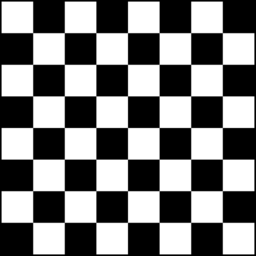
#> input picture testdata/1.png, 256 x 256 px, found by its file name
$ python main.py
#> lines starting #> are read from the running program, lines starting #| are printed output that depends on the picture
#> in main, img is the input picture: shape (256, 256, 3); min 0, max 255, mean 124.4
### python_src/HCD.py
import numpy as np
import cv2
import matplotlib.pyplot as plt


class Harris_corner_detector(object):
    def __init__(self, threshold):
        self.threshold = threshold

    def detect_harris_corners(self, img):
        ### TODO ####
        # Step 1: Smooth the image by Gaussian kernel
        # - Function: cv2.GaussianBlur (kernel = 3, sigma = 1.5)
        smooth = cv2.GaussianBlur(img, (3, 3), 1.5)
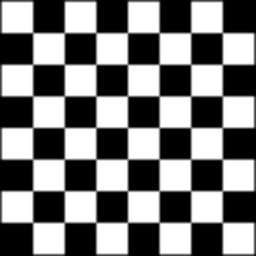
#> smooth: shape (256, 256) float64; min 0, max 255, mean 124.6; drawn with min black and max white

        # Step 2: Calculate Ix, Iy (1st derivative of image along x and y axis)
        # - Function: cv2.filter2D (kernel = [[1.,0.,-1.]] for Ix or [[1.],[0.],[-1.]] for Iy)
        kernel_x = np.array([[1, 0, -1]])
        kernel_y = np.array([[1.], [0.], [-1.]])
        Ix = cv2.filter2D(smooth, -1, kernel_x)
        Iy = cv2.filter2D(smooth, -1, kernel_y)
        print(img.shape)
#| (256, 256)
        print(smooth.shape)
#| (256, 256)
        print(Ix.shape)
#| (256, 256)

        # Step 3: Compute Ixx, Ixy, Iyy (Ixx = Ix*Ix, ...)
        Ixx = Ix * Ix
        Ixy = Ix * Iy
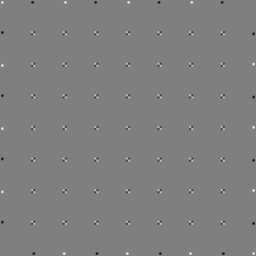
#> Ixy: shape (256, 256) float64; min -12639.6, max 12617.5, mean -1.9; drawn with min black and max white
        Iyy = Iy * Iy

        # Step 4: Compute Sxx, Sxy, Syy (weighted summation of Ixx, Ixy, Iyy in neighbor pixels)
        # - Function: cv2.GaussianBlur (kernel = 3, sigma = 1.)
        Sxx = cv2.GaussianBlur(Ixx, (3, 3), 1)
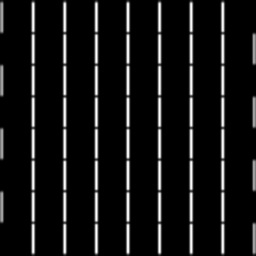
#> Sxx: shape (256, 256) float64; min 0, max 23037.5, mean 1876.7; drawn with min black and max white
        Sxy = cv2.GaussianBlur(Ixy, (3, 3), 1)
        Syy = cv2.GaussianBlur(Iyy, (3, 3), 1)
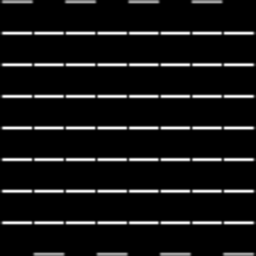
#> Syy: shape (256, 256) float64; min 0, max 23037.5, mean 1876.7; drawn with min black and max white

        # Step 5: Compute the det and trace of matrix M (M = [[Sxx, Sxy], [Sxy, Syy]])
        mt = np.stack((Sxx, Sxy), axis=2)
        mb = np.stack((Sxy, Syy), axis=2)
        M = np.stack((mt, mb), axis=2)

        M_det = np.array(np.linalg.det(M[:][:]))
        M_trace = np.array(np.trace(M, axis1=2, axis2=3))
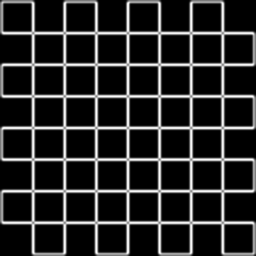
#> M_trace: shape (256, 256) float64; min 0, max 23233, mean 3753.5; drawn with min black and max white

        # Step 6: Compute the response of the detector by det/(trace+1e-12)
        response = M_det / (M_trace + 1e-12)

        return response

    def post_processing(self, response):
        ### TODO ###
        # Step 1: Thresholding
        response[response < self.threshold] = 0
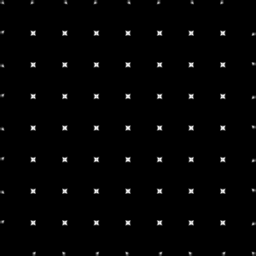
#> response: shape (256, 256) float64; min 0, max 3680.1, mean 55.3; drawn with min black and max white

        # Step 2: Non-Maximum Suppression
        response = np.pad(response, (2, 2))
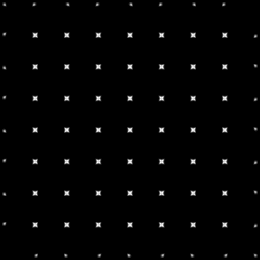
#> response: shape (260, 260) float64; min 0, max 3680.1, mean 53.7; drawn with min black and max white
        len_x, len_y = response.shape
#> len_x = 260; len_y = 260
        # print(len_x, len_y)

        local_max = []
        for i in range(2, len_x-2):
            for j in range(2, len_y-2):
                ismax = True
                if response[i][j]:
                    for count in range(25):
                        ri = count / 5
                        rj = count % 5
                        if response[int(i + ri - 2)][int(j + rj - 2)] > response[i][j]:
                            ismax = False
                            break
                    if ismax:
                        local_max.append([i-2, j-2])
        return local_max

### python_src/main.py
import numpy as np
import cv2
import argparse
from HCD import Harris_corner_detector


def main():
    parser = argparse.ArgumentParser(description='main function of Harris corner detector')
    parser.add_argument('--threshold', default=100., type=float, help='threshold value to determine corner')
    parser.add_argument('--image_path', default='./testdata/1.png', help='path to input image')
    args = parser.parse_args()

    print('Processing %s ...'%args.image_path)
    img = cv2.imread(args.image_path)
    img_gray = cv2.cvtColor(img, cv2.COLOR_BGR2GRAY).astype(np.float64)

    ### TODO ###
    HCD = Harris_corner_detector(args.threshold)

    response = HCD.detect_harris_corners(img_gray)
    result = HCD.post_processing(response)
#> result = 82 pairs, first value 2 to 253, second value 2 to 253

    for res in result:
        if res[0] < img.shape[0] - 1:
            if res[1] < img.shape[1] - 1:
                img[res[0]+1, res[1]+1] = [0, 0, 255]
            if res[1] > 0:
                img[res[0]+1, res[1]-1] = [0, 0, 255]
            img[res[0]+1, res[1]] = [0, 0, 255]
        if res[0] > 0:
            if res[1] < img.shape[1] - 1:
                img[res[0]-1, res[1]+1] = [0, 0, 255]
            if res[1] > 0:
                img[res[0]-1, res[1]-1] = [0, 0, 255]
            img[res[0]-1, res[1]] = [0, 0, 255]
        if res[1] < img.shape[1] - 1:
            img[res[0], res[1]+1] = [0, 0, 255]
        if res[1] > 0:
            img[res[0], res[1]-1] = [0, 0, 255]
        img[res[0], res[1]] = [0, 0, 255]
#> this loop made 82 passes
#> res on passes 1 to 12: [2, 2], [2, 32], [2, 65], [2, 95], [2, 129], [2, 158], [2, 192], [2, 221], [32, 2], [32, 32], [32, 65], [32, 95]

    cv2.imwrite(f"visualize_{args.image_path[11:-4]}.png", img)


if __name__ == '__main__':
    main()
